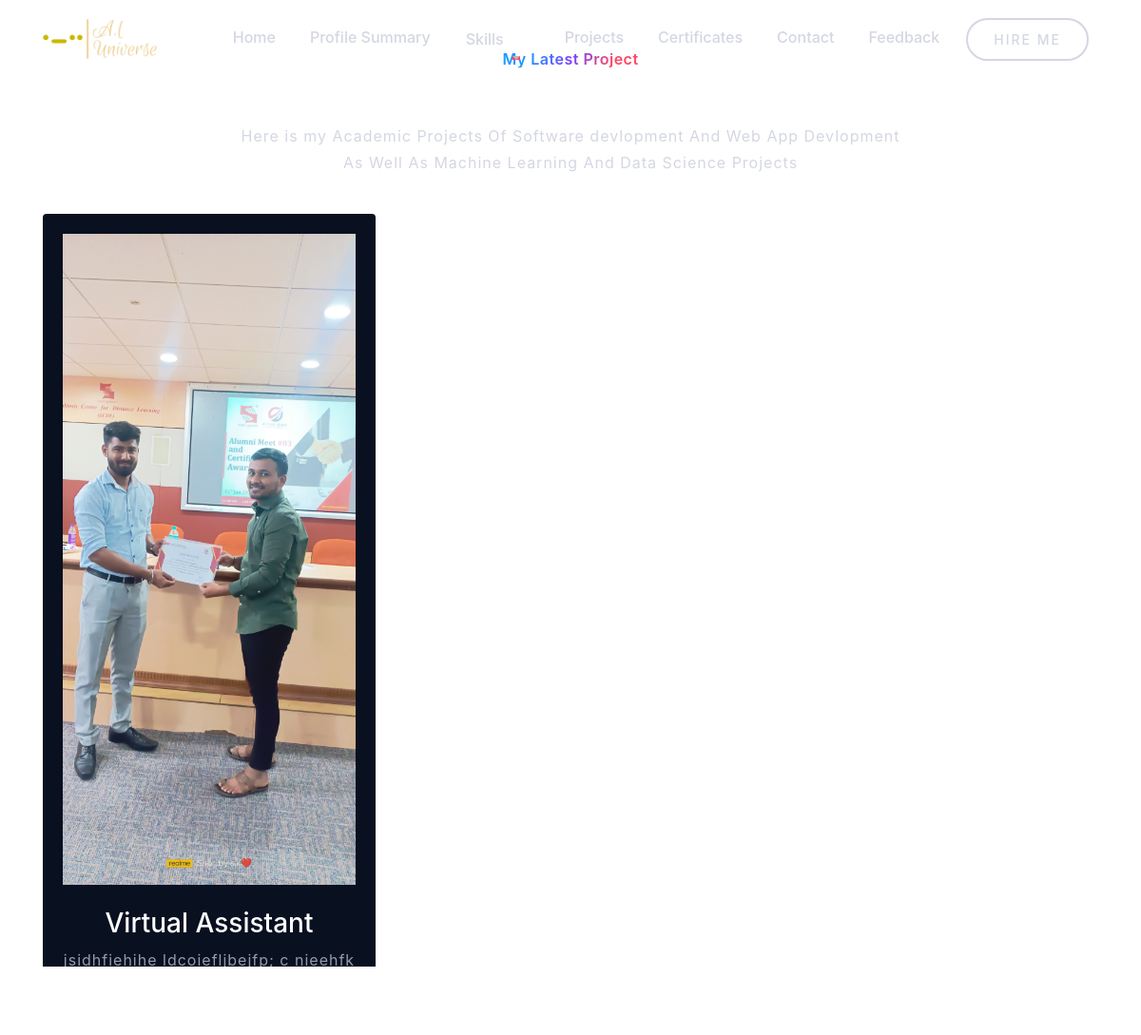
The app's page /project, older data.
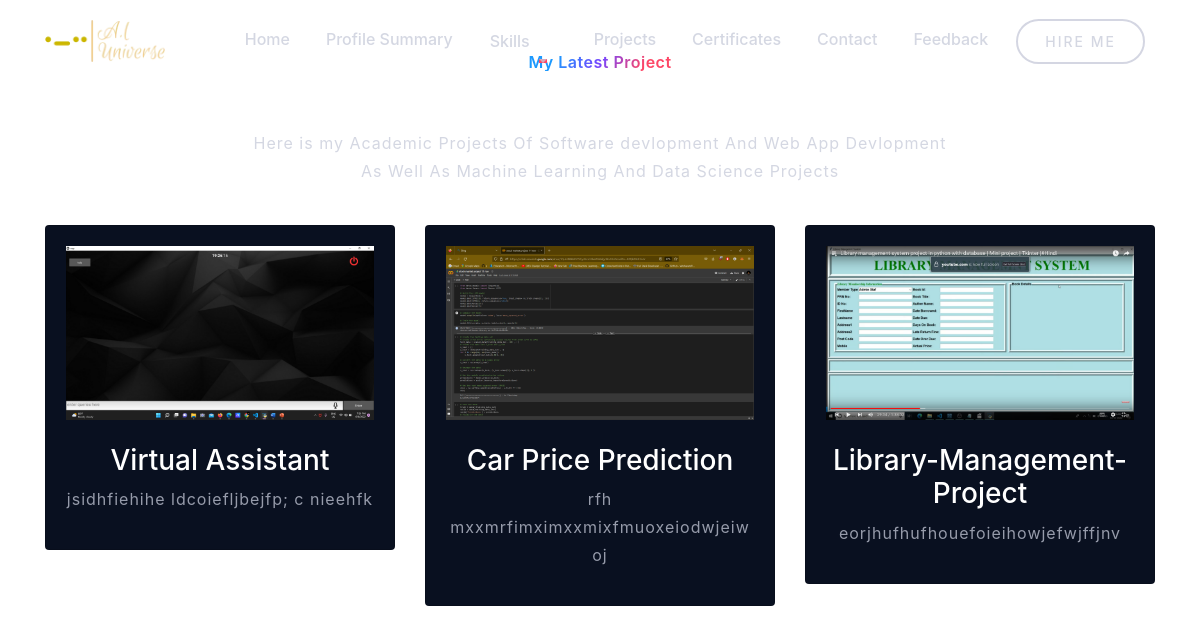
The same page, newer data.
### PF/models.py (models this page shows, shortened)
class Project(models.Model):
    title = models.CharField(max_length=200)
    description = models.TextField()
    image = models.ImageField(upload_to='images/')
    url = models.URLField(blank=True)

### PF/views.py (the view)
# urls.py: path('project',views.project,name='project'),
def project(request):
    projects = Project.objects.all()
    return render(request, 'project.html', {'projects': projects})

### PF/templates/project.html
{% extends 'base.html' %}
{% block body %}
<section id="services" class="services_wrapper">
    <div class="container">
        <div class="row">
            <div class="col-sm-12 text-center mb-4">
                <span class="subtitle">My Latest Project </span>
                <h2>My Certificates</h2>
                <p>Here is my Academic Projects Of Software devlopment And Web App Devlopment<br class="d-none d-md-block">
                    As Well As Machine Learning And Data Science Projects</p>
            </div>
        </div>
        <div class="row">
            {% for project in projects %}
            <div class="col-lg-4 col-md-6 mb-4">
                <div class="card">
                    <div class="card-body text-md-start text-center">
                        {% if project.image %}
                        <img src="{{project.image.url}}" alt="service" class="img-fluid mb-4">
                        {% endif %}
                        <h3>{{project.title}}</h3>
                        <p>{{project.description}}</p>
                    </div>
                </div>
            </div>
            {% endfor %}
        </div>
    </div>
  </section>
{% endblock body %}

### PF/templates/base.html (shortened to what this page needs)
<!doctype html>
<html lang="en">
  <head>
    <link rel="stylesheet" href="static\style.css">
    <link rel="stylesheet" href="https://cdn.jsdelivr.net/npm/bootstrap@4.6.2/dist/css/bootstrap.min.css">
    <link rel="stylesheet" href="https://cdnjs.cloudflare.com/ajax/libs/font-awesome/6.2.0/css/all.min.css" />
  </head>
  <body class="bg-image" style="background-image:url('https://images.unsplash.com/photo-1531297484001-80022131f5a1?ixlib=rb-4.0.3&ixid=MnwxMjA3fDB8MHxzZWFyY2h8M3x8cG9ydGZvbGlvJTIwYmFja2dyb3VuZHxlbnwwfHwwfHw%3D&w=1000&q=80') ;background-attachment: fixed; background-repeat: no-repeat; background-size: cover;">
    <header class="header_wrapper">
      <nav class="navbar navbar-expand-lg fixed-top">
          <div class="container">
              <a class="navbar-brand" href="#">
                  <img src="static\images\download.png" class="img-fluid" alt="logo">
              </a>
              <div class="collapse navbar-collapse justify-content-end" id="navbarNav">
                  <ul class="navbar-nav menu-navbar-nav">
                      <li class="nav-item">
                          <a class="nav-link "  href="/">Home</a>
                      </li>
                      <li class="nav-item">
                          <a class="nav-link" href="/ps">Profile Summary</a>
                      </li>
                      <div class="btn-group droprdown nav-item">
                        <button type="button" class="btn  nav-link" href="/ps#s1">
                          Skills
                        </button><button type="button" class="btn nav-item nav-link dropdown-toggle dropdown-toggle-split" data-toggle="dropdown" aria-haspopup="true" aria-expanded="false" ">
                        </button>
                      </div>
                      <li class="nav-item">
                        <a class="nav-link" href="/project">Projects</a>
                      </li>
                      <li class="nav-item">
                        <a class="nav-link" href="/cert">Certificates</a>
                      </li>
                      <li class="nav-item">
                        <a class="nav-link" href="/hireme">Contact</a>
                      </li>
                      <li class="nav-item">
                        <a class="nav-link" href="/feedback">Feedback</a>
                      </li>
                      <li class="nav-item mt-3 mt-lg-0">
                          <a class="main-btn" href="/hireme">Hire Me</a>
                      </li>
                  </ul>
              </div>
          </div>
      </nav>
  </header>
     {% block body %}{% endblock body %}
</body>
</html>

### PF/static/style.css (style rules this page uses)
* { box-sizing: border-box; margin: 0; padding: 0; }
:root { --primary-color: #FD4766; --secondary-color: #0e1525; --bg-dark-blue: #091020; --bg-white: #fff; --gray-color: #c6c9d8bf; --gradient-color: linear-gradient(-224deg, var(--primary-color) 0, #337DFF 100%); --gradient-text: linear-gradient(120deg, #1C99FE 20.69%, #7644FF 50.19%, var(--primary-color) 79.69%); filter: progid:DXImageTransform.Microsoft.gradient(startColorstr='var(--primary-color)', endColorstr='var(--secondary-color)', GradientType=1); --primary-font:'Poppins', sans-serif; --primary-text: #FD4766; --text-gray: #c6c9d8bf; --text-white: #fff; }
body { font-family: var(--primary-font); background-color: var(--secondary-color); }
a { text-decoration: none; }
section { padding: 50px 0; }
.main-btn { display: inline-block; border-radius: 50px; transition: all .4s ease-in-out; padding: 10px 27px; background-color: transparent; border: 2px solid var(--gray-color); color: var(--text-gray); font-weight: 500; font-size: 14px; text-transform: uppercase; letter-spacing: 2px; text-decoration: none; }
h2 { font-size: 50px; line-height: 1.3; font-weight: 600; color: var(--text-white); margin-bottom: 15px; }
h3 { margin-bottom: 19px; font-weight: 600; font-size: 20px; color: var(--text-white); }
p { color: var(--text-gray); font-size: 16px; line-height: 28px; letter-spacing: 1px; font-weight: 400; }
.subtitle { display: inline-block; font-weight: 600; letter-spacing: 0.5px; line-height: 18px; font-size: 16px; margin-bottom: 12px; background: var(--primary-color); background: var(--gradient-text); -webkit-background-clip: text; -webkit-text-fill-color: transparent; }
input:hover, input:focus, textarea:focus, textarea:hover, button { outline: none !important; box-shadow: none !important; }
.header_wrapper .navbar { padding:15px 0; -webkit-transition: all .2s linear; -o-transition: all .2s linear; transition: all .2s linear; }
.header_wrapper .navbar-brand img { max-width: 120px; height: auto; }
.header_wrapper .nav-item { margin: 0 10px; }
.header_wrapper .nav-item .nav-link { position: relative; font-size: 16px; font-weight: 500; color: var(--text-gray); display:inline-block; }
.header_wrapper .nav-item .nav-link::after { position: absolute; content: ""; left: 0; width: 0; height: 2px; background: var(--primary-color); transition: 0.3s; bottom: 0; }
.services_wrapper .card { background-color: var(--bg-dark-blue); cursor: pointer; transition: transform 0.65s cubic-bezier(0.05, 0.2, 0.1, 1); box-shadow: 0.65s cubic-bezier(0.05, 0.2, 0.1, 1); }

Row changes from the older to the newer data that the page shows:
changed Project "Virtual Assistant": image: a different picture
added Project: image (picture), title "Car Price Prediction", description "rfh mxxmrfimximxxmixfmuoxeiodwjeiwoj"
added Project: image (picture), title "Library-Management-Project", description "eorjhufhufhouefoieihowjefwjffjnv"
